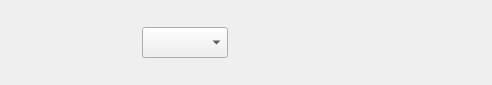
<?xml version="1.0" encoding="UTF-8"?>
<ui version="4.0">
 <class>FlightModeWidget</class>
 <widget class="QWidget" name="FlightModeWidget">
  <property name="geometry">
   <rect>
    <x>0</x>
    <y>0</y>
    <width>492</width>
    <height>85</height>
   </rect>
  </property>
  <property name="font">
   <font>
    <family>微软雅黑</family>
    <pointsize>12</pointsize>
   </font>
  </property>
  <property name="windowTitle">
   <string>Form</string>
  </property>
  <layout class="QGridLayout" name="gridLayout" columnstretch="1,1,8">
   <item row="0" column="0">
    <widget class="QLabel" name="label_FltModeName">
     <property name="minimumSize">
      <size>
       <width>125</width>
       <height>0</height>
      </size>
     </property>
     <property name="maximumSize">
      <size>
       <width>125</width>
       <height>16777215</height>
      </size>
     </property>
     <property name="text">
      <string/>
     </property>
    </widget>
   </item>
   <item row="0" column="1">
    <widget class="QComboBox" name="comboBox_Channel"/>
   </item>
   <item row="0" column="2">
    <widget class="QLabel" name="label_Description">
     <property name="font">
      <font>
       <pointsize>10</pointsize>
      </font>
     </property>
     <property name="text">
      <string/>
     </property>
     <property name="wordWrap">
      <bool>true</bool>
     </property>
    </widget>
   </item>
  </layout>
 </widget>
 <resources/>
 <connections/>
</ui>
